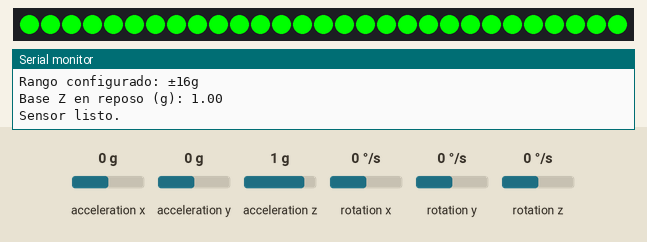
This sketch was run on a simulated Arduino Mega 2560, built with avr-gcc and run on an emulated ATmega2560. On the bench: 29 RGB LEDs in strip order, left to right, the last lines printed to the serial monitor. Inputs (shaded band) come from the test bench; at power-on: acceleration z 1 g, acceleration x 0 g, acceleration y 0 g, rotation x 0 °/s, rotation y 0 °/s, rotation z 0 °/s. Dim RGB values are drawn brighter than linear; colours are those a GRB WS2812 strip shows for the declared byte order.

Above: at 2.5 s.
2.6 s: acceleration z set to -1.4 g
At 3.0 s:
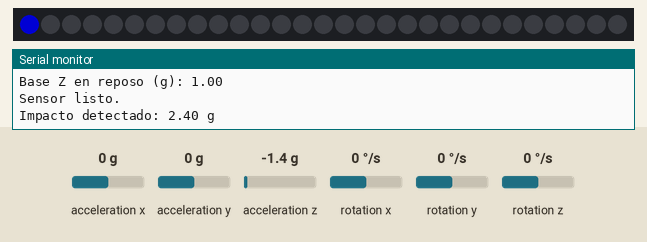
5.6 s: acceleration z set to -0.8 g
Timing chart, 0 to 8.6 s (numbered marks = the images above; inputs shaded):
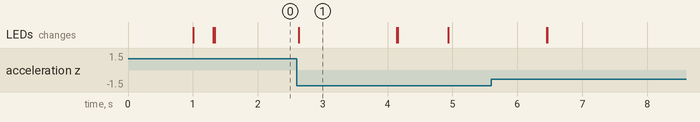

The sketch:

potencia_pelotazo.ino
```cpp
#include <Wire.h>
#include <MPU6050.h>
#include <FastLED.h>

#define NUM_LEDS 29
#define LED_PIN 26

CRGB leds[NUM_LEDS];

MPU6050 mpu;

float umbralImpacto = 1.5;  // Ajustá esto para cambiar sensibilidad (en g)
float baseAccZ = 0;

void setup() {
  Serial.begin(115200);
  Wire.begin();
  FastLED.addLeds<WS2812, LED_PIN, BRG>(leds, NUM_LEDS);

  mpu.initialize();

  if (!mpu.testConnection()) {
    Serial.println("Error de conexión con el MPU6050. Revisá las conexiones.");
    while (true)
      ;
  }

  // Configurar a ±16g
  mpu.setFullScaleAccelRange(MPU6050_ACCEL_FS_16);

  // Mostrar rango seteado
  uint8_t rango = mpu.getFullScaleAccelRange();
  Serial.print("Rango configurado: ±");
  Serial.print(2 << rango);  // 2, 4, 8, 16
  Serial.println("g");

  // Estimar aceleración en reposo
  delay(1000);
  baseAccZ = leerAccZg();
  Serial.print("Base Z en reposo (g): ");
  Serial.println(baseAccZ);

  Serial.println("Sensor listo.");

  Serial3.begin(300);

  encenderLedsRojo(29);  // Modo espera
}

int data;
int prom;
int estado = 1; //0

void loop() {
  //espera();

  switch (estado) {
    case 0:
      if (Serial3.available()) {
        data = Serial3.readString().toInt();
        Serial.println(data);
        //efectoMartillo(NUM_LEDS);
        //apagarLeds();
        encenderLedsAzul(29);
        if (data == 3) {
          estado = 1;
        }
      }
      stby_led();
      break;

    case 1:
      data = detect();
      if (data != -1) {

        prom += data;
        Serial.println(data);

        estado = 2;
      }
      break;

    case 2:
      data = detect();
      if (data != -1) {

        prom += data;

        estado = 1; //3
      }
      break;

    case 3:
      data = detect();
      if (data != -1) {

        prom += data;

        estado = 4;
      }
      break;

    case 4:
      prom /= 3;
      Serial3.println("8");
      delay(3000);
      Serial3.println(String(prom));
      Serial.println(prom);
      encenderLedsRojo(29);  // Modo espera

      prom = 0;
      estado = 0;


      break;
  }
  //detect();
}

int detect() {
  float pico = detectarImpacto();
  int cantidadLeds = 0;
  int val;

  if (pico > 0) {
    Serial.print("Impacto detectado: ");
    Serial.print(pico);
    Serial.println(" g");

    cantidadLeds = map(pico * 100, 150, 1600, 0, 30);  // 1.5g a 5.0g
    cantidadLeds = constrain(cantidadLeds, 0, 30);

    efectoMartillo(cantidadLeds);
    delay(1500);
    apagarLeds();
    val = pico;

  } else {
    val = -1;
    encenderLedsAzul(29);  // Modo espera
  }

  delay(10);
  return val;
}

float leerAccZg() {
  int16_t ax, ay, az;
  mpu.getAcceleration(&ax, &ay, &az);
  return az / 2048.0;  // Para ±16g => 2048 LSB/g
}

float detectarImpacto() {
  static unsigned long ultimaLectura = 0;

  if (millis() - ultimaLectura < 2000) return -1;

  float maxZ = 0;
  unsigned long t0 = millis();

  while (millis() - t0 < 300) {
    float actualZ = leerAccZg();
    float delta = abs(actualZ - baseAccZ);
    if (delta > maxZ) maxZ = delta;
    delay(5);
  }

  if (maxZ > umbralImpacto) {
    ultimaLectura = millis();
    return maxZ;
  }

  return -1;
}

void efectoMartillo(uint8_t cantidad) {
  fill_solid(leds, NUM_LEDS, CRGB::Black);

  for (uint8_t i = 0; i < cantidad; i++) {
    leds[i] = (i > NUM_LEDS * 0.9) ? CRGB::Red : (i > NUM_LEDS * 0.6) ? CRGB::Yellow
                                                                      : CRGB::Green;
    FastLED.show();
    delay(10);
  }
}

void apagarLeds() {
  fill_solid(leds, NUM_LEDS, CRGB::Black);
  FastLED.show();
}

void encenderLedsAzul(uint8_t cantidad) {
  cantidad = constrain(cantidad, 0, NUM_LEDS);
  fill_solid(leds, NUM_LEDS, CRGB::Black);
  for (uint8_t i = 0; i < cantidad; i++)
    leds[i] = CRGB::Blue;
  FastLED.show();
}

void encenderLedsRojo(uint8_t cantidad) {
  cantidad = constrain(cantidad, 0, NUM_LEDS);
  fill_solid(leds, NUM_LEDS, CRGB::Black);
  for (uint8_t i = 0; i < cantidad; i++) {
    leds[i] = CRGB::Red;
    FastLED.show();
    delay(10);
  }
}

void espera() {
  fill_solid(leds, NUM_LEDS, CRGB::Black);
  for (uint8_t i = 0; i < NUM_LEDS; i++) {
    leds[i] = CRGB::Red;
    delay(10);
  }


  for (uint8_t i = NUM_LEDS; i > 0; i--) {
    leds[i] = CRGB::Black;
    delay(10);
  }

  FastLED.show();
}

void stby_led() {
  static uint8_t desplazamiento = 0;
  static int8_t direccion = 1;
  static unsigned long ultimoTiempo = 0;
  const uint8_t espera = 10;

  unsigned long ahora = millis();
  if (ahora - ultimoTiempo >= espera) {
    ultimoTiempo = ahora;

    for (int i = 0; i < NUM_LEDS; i++) {
      leds[i] = CHSV((i * 256 / NUM_LEDS + desplazamiento) % 256, 255, 255);
    }
    FastLED.show();

    desplazamiento += direccion;
    if (desplazamiento == 255 || desplazamiento == 0) {
      direccion = -direccion;
    }
  }
}
```

Measured:
- after the input at 2.6 s, the LEDs: change at once (image 1)
